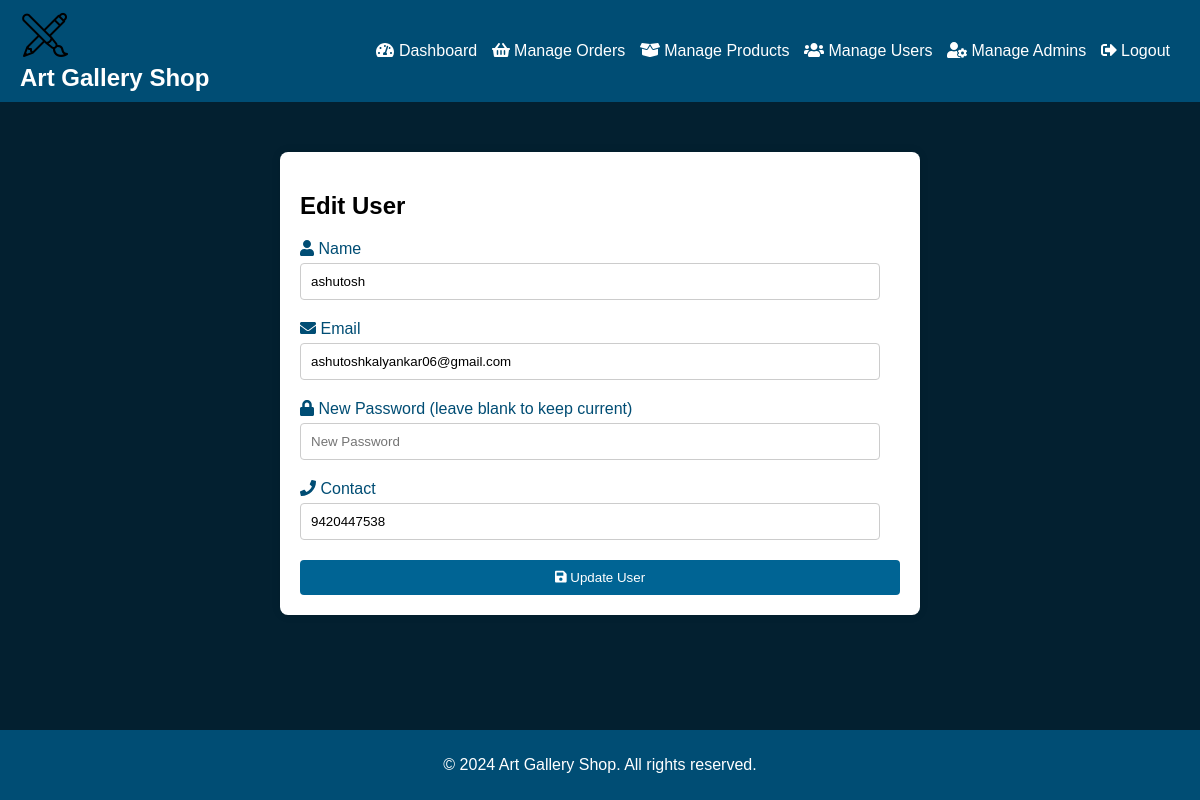
/admin/edit_user.php?id=11 (signed in), run on the app's committed database.
### tables this page shows
CREATE TABLE `users` (
  `id` int(11) NOT NULL,
  `name` varchar(100) NOT NULL,
  `email` varchar(100) NOT NULL,
  `password` varchar(255) NOT NULL,
  `contact` varchar(20) DEFAULT NULL
);

### admin/edit_user.php (the view, shortened to what this page needs)
<?php
include 'includes/config.php';
$id = $_GET['id'];
$sql = "SELECT * FROM users WHERE id=$id";
$result = $conn->query($sql);
$user = $result->fetch_assoc();
?>
<!DOCTYPE html>
<html lang="en">
<head>
    <link rel="stylesheet" href="css/edit_user_style.css">
    <link rel="stylesheet" href="https://cdnjs.cloudflare.com/ajax/libs/font-awesome/5.15.3/css/all.min.css">
</head>
<body>
<nav class="navbar">
        <div class="logo">
            <img src="images/logo.png" alt="Logo">
            <h1>Art Gallery Shop</h1>
        </div>
        <ul class="nav-links">
            <li><a href="dashboard.php"><i class="fas fa-tachometer-alt"></i> Dashboard</a></li>
            <li><a href="manage_orders.php"><i class="fas fa-shopping-basket"></i> Manage Orders</a></li>
            <li><a href="manage_products.php"><i class="fas fa-box-open"></i> Manage Products</a></li>
            <li><a href="manage_users.php"><i class="fas fa-users"></i> Manage Users</a></li>
            <li><a href="manage_admins.php"><i class="fas fa-user-cog"></i> Manage Admins</a></li>
            <li><a href="logout.php"><i class="fas fa-sign-out-alt"></i> Logout</a></li>
        </ul>
    </nav>
    <div class="users-container">
        <h2>Edit User</h2>
        <form action="edit_user.php?id=<?php echo $id; ?>" method="post">
            <div class="form-group">
                <label for="name"><i class="fas fa-user"></i> Name</label>
                <input type="text" id="name" name="name" value="<?php echo $user['name']; ?>" placeholder="Name" required>
            </div>
            <div class="form-group">
                <label for="email"><i class="fas fa-envelope"></i> Email</label>
                <input type="email" id="email" name="email" value="<?php echo $user['email']; ?>" placeholder="Email" required>
            </div>
            <div class="form-group">
                <label for="password"><i class="fas fa-lock"></i> New Password (leave blank to keep current)</label>
                <input type="password" id="password" name="password" placeholder="New Password">
            </div>
            <div class="form-group">
                <label for="contact"><i class="fas fa-phone"></i> Contact</label>
                <input type="text" id="contact" name="contact" value="<?php echo $user['contact']; ?>" placeholder="Contact" required>
            </div>
            <button type="submit"><i class="fas fa-save"></i> Update User</button>
        </form>
    </div>
    <footer class="footer">
        <p>&copy; 2024 Art Gallery Shop. All rights reserved.</p>
    </footer>
</body>
</html>

### admin/css/edit_user_style.css (style rules this page uses)
body { font-family: Arial, sans-serif; margin: 0; padding: 0; background-color: #032030; }
.users-container { max-width: 600px; margin: 50px auto; background-color: #fff; padding: 20px; border-radius: 8px; box-shadow: 0 0 10px rgba(0, 0, 0, 0.1); animation: slideIn 0.5s ease-in-out; }
.navbar { background-color: #004D74; color: #fff; display: flex; justify-content: space-between; align-items: center; padding: 10px 20px; animation: fadeInDown 0.5s ease-in-out; }
.navbar h1 { margin: 0; font-size: 24px; }
.nav-links { list-style-type: none; padding: 0; margin: 0; }
.nav-links li { display: inline; margin-right: 10px; }
.nav-links li a { color: #fff; text-decoration: none; }
.form-group { margin-bottom: 20px; }
label { display: block; margin-bottom: 5px; color: #004D74; }
input[type="text"], input[type="email"], input[type="password"], button[type="submit"], textarea { width: calc(100% - 20px); padding: 10px; border: 1px solid #ccc; border-radius: 4px; box-sizing: border-box; transition: all 0.3s ease-in-out; }
button[type="submit"] { width: 100%; padding: 10px; border: none; border-radius: 4px; background-color: #006494; color: #fff; cursor: pointer; transition: background-color 0.3s ease-in-out; }
.footer { background-color: #004D74; color: #fff; text-align: center; padding: 10px 0; position: fixed; width: 100%; bottom: 0; }

### data on the page
users: name "ashutosh", email "ashutoshkalyankar06@gmail.com", contact "9420447538"
